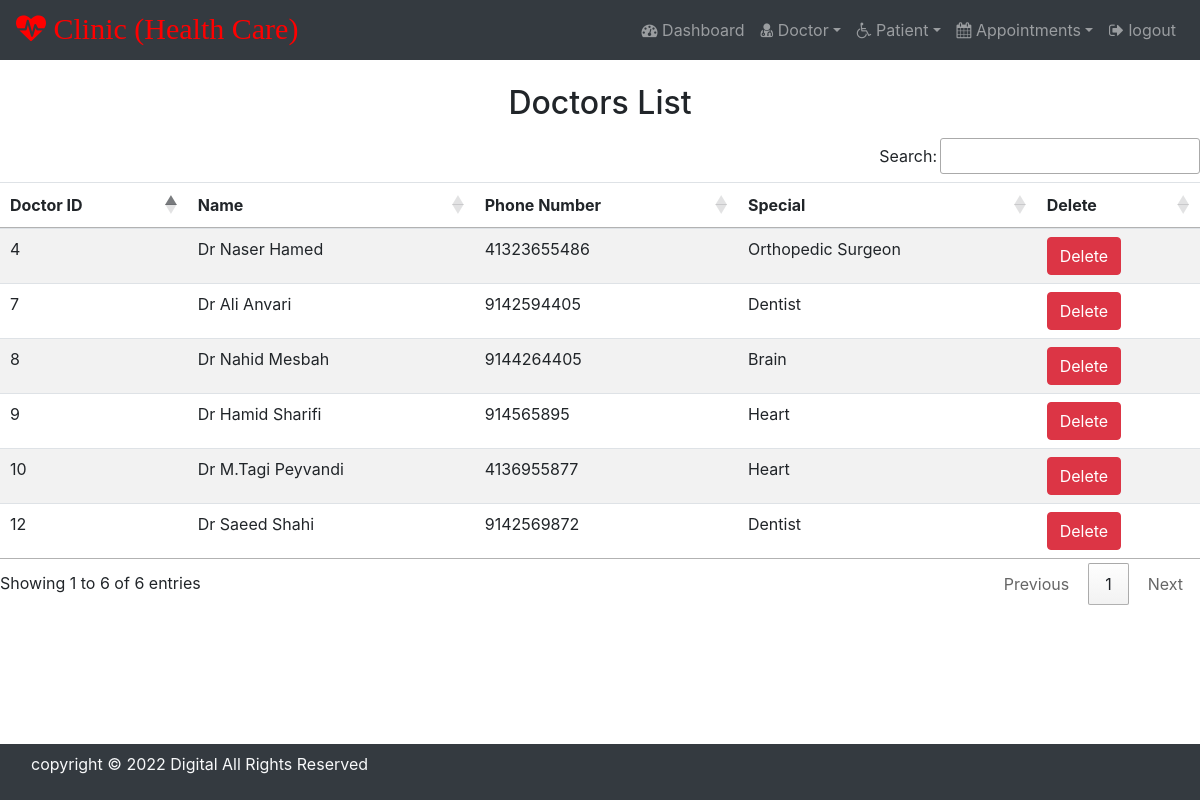
/view_doctor/ (signed in), run on the app's committed database.
### hospital/models.py (models this page shows, shortened)
class  Doctor(models.Model):
    name = models.CharField(max_length=50)
    mobile = models.IntegerField()
    special = models.CharField(max_length=60)

### hospital/views.py (the view)
# urls.py: path('view_doctor/', View_Doctor, name='view_doctor'),
def View_Doctor(request):
    if not request.user.is_staff:
        return redirect('login')
    doc = Doctor.objects.all()
    d = {'doc': doc}
    return render(request, 'view_doctor.html', d)

### hospital/templates/view_doctor.html
{% include 'base.html' %}
{% include 'navigation.html' %}
{% block content %}
<div>
    <br>
    <h2 class="text-center mb-3">Doctors List</h2>
    <table id="example" class="table table-striped table-hover">
        <thead>
            <tr>
                <th>Doctor ID</th>
                <th>Name</th>
                <th>Phone Number</th>
                <th>Special</th>
                <th>Delete</th>
            </tr>
        </thead>
        <tbody>
            {% for i in doc %}
                <tr>
                    <td>{{ i.id }}</td>
                    <td>{{ i.name }}</td>
                    <td>{{ i.mobile }}</td>
                    <td>{{ i.special }}</td>
                    <td><a href="{% url 'delete_doctor' i.id %}" onclick="return confirm('Are you sure to delete this Dr?')" class="btn btn-danger">Delete</a></td>
                </tr>
            {% endfor %}
        </tbody>
    </table>
</div>
{% endblock content %}
{% include 'footer.html' %}

### hospital/templates/base.html (shortened to what this page needs)
{% load static %}
<!DOCTYPE html>
<html lang="en">
<head>
    <link rel="stylesheet" href="https://cdnjs.cloudflare.com/ajax/libs/font-awesome/4.7.0/css/font-awesome.min.css">
    <link rel="stylesheet" href="https://cdn.jsdelivr.net/npm/bootstrap@4.6.1/dist/css/bootstrap.min.css">
    <link rel="stylesheet" type="text/css" href="{% static 'css/mystyle.css' %}">
    <link rel="stylesheet" href="https://cdn.datatables.net/1.12.0/css/jquery.dataTables.min.css">
    <link rel="stylesheet" href="https://cdn.datatables.net/buttons/2.2.3/css/buttons.dataTables.min.css">
</head>
<body>
</body>
</html>

### hospital/templates/navigation.html (shortened to what this page needs)
<nav class="navbar navbar-expand-lg navbar-dark bg-dark">
    <a class="navbar-brand" href="{% url 'home' %}"><i class="fa fa-heartbeat" style="font-size:30px;color:red;"> Clinic (Health Care)</i></a>
    <div class="collapse navbar-collapse" id="navbarSupportedContent">
      <ul class="navbar-nav ml-auto">
          {% if request.user.is_staff %}
          <li class="nav-item">
            <a class="nav-link" href="{% url 'dashboard' %}"><i class="fa fa-tachometer"></i> Dashboard <span class="sr-only">(current)</span></a>
        </li>
        <li class="nav-item dropdown">
          <a class="nav-link dropdown-toggle" href="#" id="navbarDropdown" role="button" data-toggle="dropdown" aria-expanded="false"><i class="fa fa-user-md"></i> Doctor</a>
        </li>
        <li class="nav-item dropdown">
          <a class="nav-link dropdown-toggle" href="#" id="navbarDropdown" role="button" data-toggle="dropdown" aria-expanded="false"><i class="fa fa-wheelchair"></i> Patient</a>
        </li>
        <li class="nav-item dropdown">
          <a class="nav-link dropdown-toggle" href="#" id="navbarDropdown" role="button" data-toggle="dropdown" aria-expanded="false"><i class="fa fa-calendar"></i> Appointments</a>
        </li>
          <li class="nav-item">
            <a class="nav-link" href="{% url 'logout_admin' %}"><i class="fa fa-sign-out"></i> logout</a>
          </li>
        {% endif %}
      </ul>
    </div>
  </nav>

### hospital/templates/footer.html
<html>
    <body>
        <nav class="navbar navbar-expand-sm bg-dark navbar-dark fixed-bottom">
            <div class="footer-bottom">
                <div class="container">
                    <div class="row">
                        <div class="col-sm-12 text-center">
                            <div class="copyright-text">
                                <p class="text-light">copyright © 2022 Digital All Rights Reserved</p>
                            </div>
                        </div>
                    </div>
                </div>
            </div>
        </nav>
    </body>
</html>

### data on the page
Doctor: id "4", name "Dr Naser Hamed", mobile "41323655486", special "Orthopedic Surgeon"
Doctor: id "7", name "Dr Ali Anvari", mobile "9142594405", special "Dentist"
Doctor: id "8", name "Dr Nahid Mesbah", mobile "9144264405", special "Brain"
Doctor: id "9", name "Dr Hamid Sharifi", mobile "914565895", special "Heart"
Doctor: id "10", name "Dr M.Tagi Peyvandi", mobile "4136955877", special "Heart"
Doctor: id "12", name "Dr Saeed Shahi", mobile "9142569872", special "Dentist"
